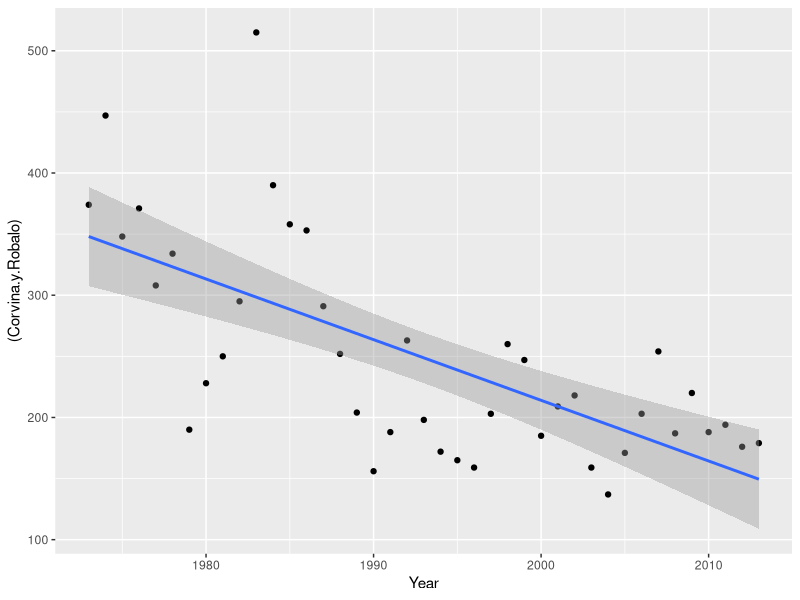

Generate this figure with R:
## ---- chunk 1
knitr::opts_chunk$set(echo = TRUE)

library(tidyverse)
library(mgcv)
## ---- chunk 2

incopesca <- read_csv("./data/catch_1952_2013.csv")


## ---- chunk 3
I2 = incopesca %>%
  filter(Year > 1972) %>%
  mutate(N_tm1 = lag(Corvina.y.Robalo))
  

ggplot(I2, aes(y = (Corvina.y.Robalo), x = Year)) +
  geom_point()+
  stat_smooth(method = "lm")
    
    #data = I2,  method = "gam", formula = y ~ s(x))

## ---- chunk 4
# catch_gam = gam( Corvina.y.Robalo ~ s(Year), data = I2)
# 
# summary(catch_gam)
# 

mod2 <- nls( Corvina.y.Robalo  ~ exp(a + b * (Year-1971)), data = I2, start = list(a = 0, b = 0))

summary(mod2)




mod3 = lm(log(Corvina.y.Robalo) ~ Year, data = I2)

summary(mod3)

confint(mod3)
